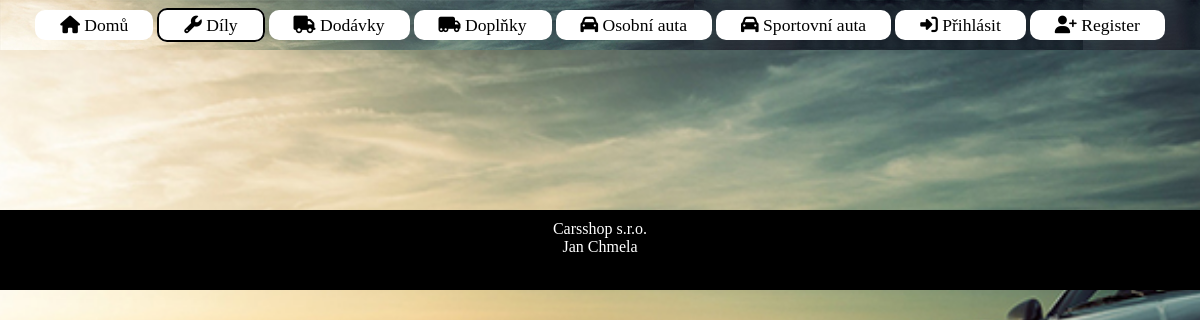
Page /dil.php on the earlier database version.
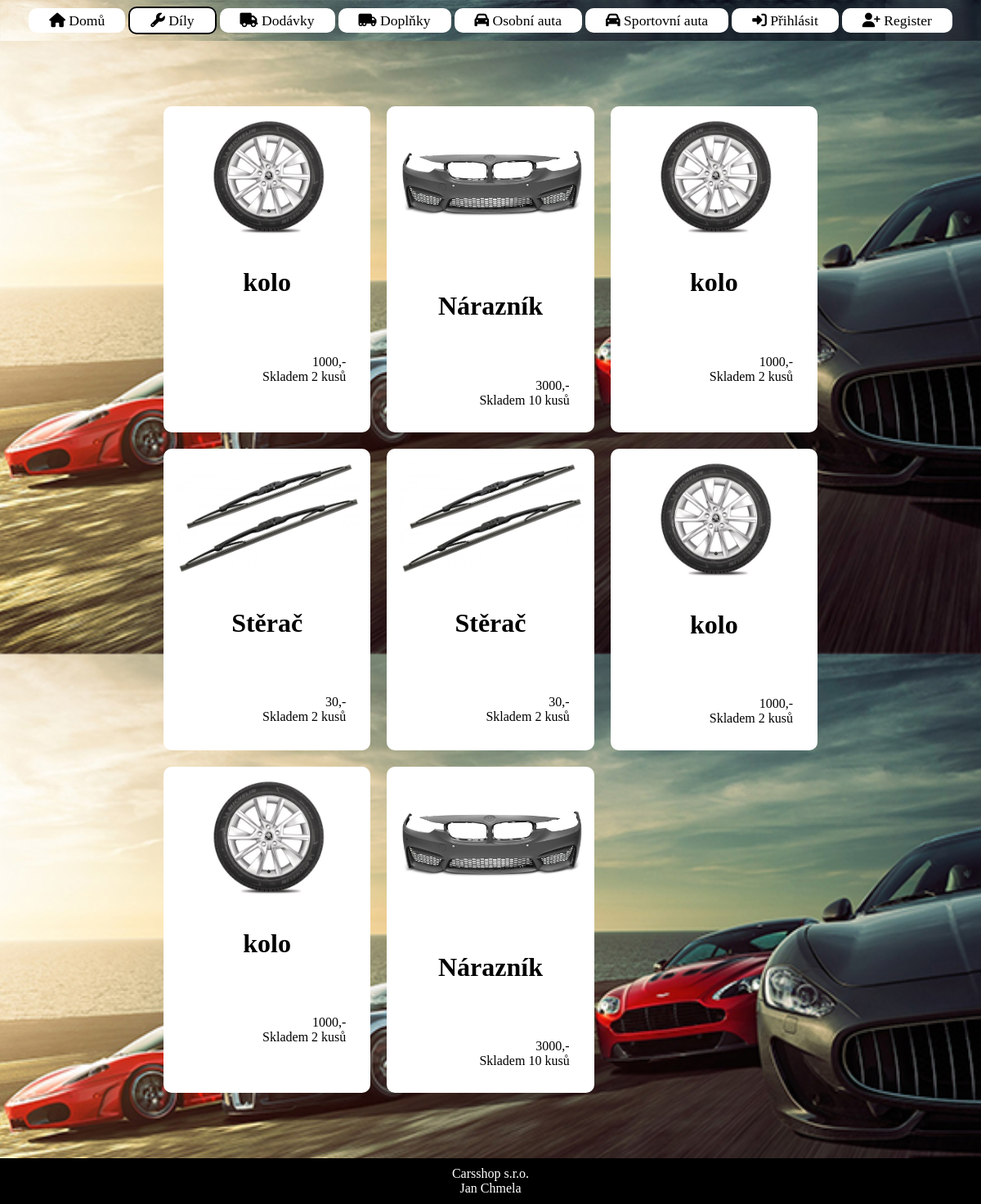
Same page on the later database version.
### tables this page shows
CREATE TABLE `zbozi` (
  `id` int(11) NOT NULL,
  `nazev` varchar(50) NOT NULL,
  `typ` enum('sportovni','osobni','dodavka','dil','doplnek') NOT NULL,
  `cena` int(11) NOT NULL,
  `pocet` int(11) NOT NULL,
  `pic` varchar(50) NOT NULL,
  `description` text NOT NULL
);

### dil.php (the view, shortened to what this page needs)
<!DOCTYPE html>
<html lang="en">
<head>
    <link rel="stylesheet" href="style.css" type="text/css" />
</head>
<body>
<?php
include("nav.php");
?>
<div id="obalovaci">
    <div class="space"></div>
    <div class="productContainer">
<?php
$sql = "SELECT id, nazev, typ, cena, pocet, pic FROM zbozi WHERE typ = 'dil'";
if($stmt = mysqli_prepare($link, $sql)){
    $query = mysqli_query($link, $sql);
    if ($query->num_rows > 0) {
        while($row = $query->fetch_assoc()) {
            echo " <a class='nemuField' href='detail.php?id=".$row['id']."' style='border-radius: 10px;  background-color: white;'> ";
            echo "<img src='"."pic/products/".$row['pic']."' width='90%' style='padding: 15px;'></img>";
            echo "<h1 style='text-align: center;'>".$row['nazev']." </h1><br>";
            echo " <div style='text-align: right; padding: 30px;'>";
            echo $row['cena'].",-<br>";
            echo "Skladem ".$row['pocet']." kusů"."<br>";
            echo "</div>";
            echo "</a>";
        }
    }
}
?>
    </div>
    <div class="space"></div>
</div>
<?php include("footer.php"); ?>
</body>
</html>

Differences in the rows shown:
added zbozi: pic (picture), nazev "kolo", cena "1000", pocet "2"
added zbozi: pic (picture), nazev "Nárazník", cena "3000", pocet "10"
added zbozi: pic (picture), nazev "kolo", cena "1000", pocet "2"
added zbozi: pic (picture), nazev "Stěrač", cena "30", pocet "2"
added zbozi: pic (picture), nazev "Stěrač", cena "30", pocet "2"
added zbozi: pic (picture), nazev "kolo", cena "1000", pocet "2"
added zbozi: pic (picture), nazev "kolo", cena "1000", pocet "2"
added zbozi: pic (picture), nazev "Nárazník", cena "3000", pocet "10"
